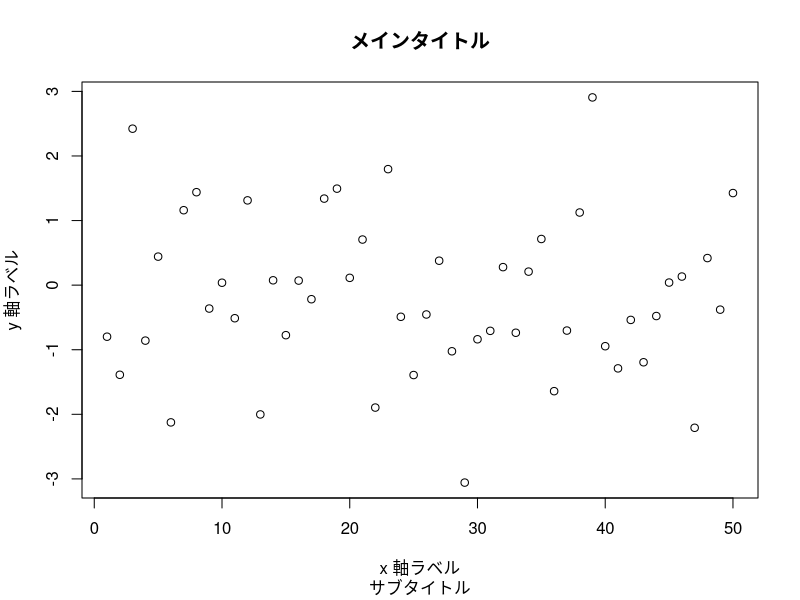

The R source for this figure:
# タイトルを title 関数を用いて表示する
plot(rnorm(50), xlab = "", ylab = "")
title("メインタイトル", "サブタイトル", "x 軸ラベル", "y 軸ラベル")